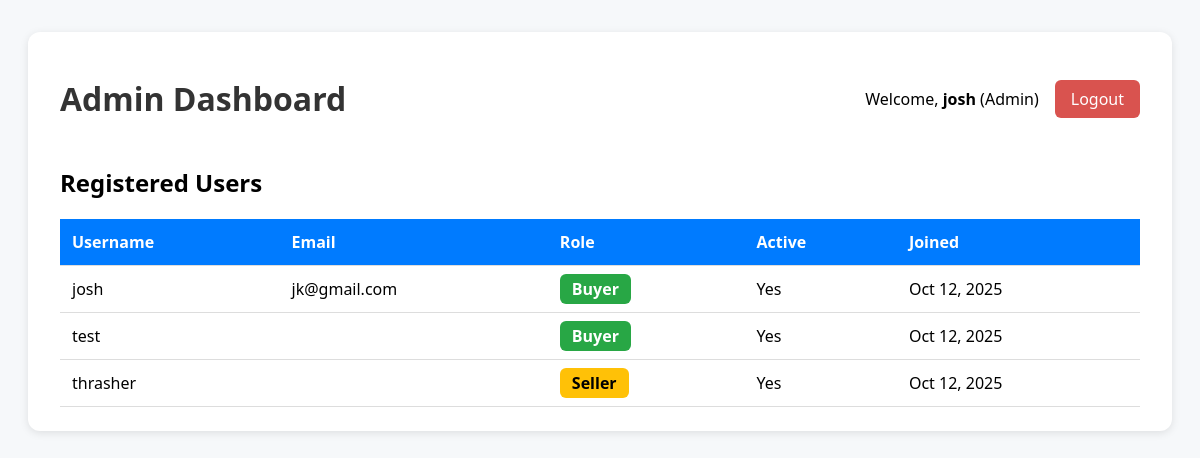
The page /admin-dashboard/ (signed in) on the database its author committed.
### main/models.py (models this page shows, shortened)
class CustomUser(AbstractUser):
    ROLE_CHOICES = (
        ('buyer', 'Buyer'),
        ('seller', 'Seller'),
    )
    role = models.CharField(max_length=10, choices=ROLE_CHOICES, default='buyer')

### main/views.py (the view)
# urls.py: path('admin-dashboard/', views.admin_dashboard, name='admin_dashboard'),
@user_passes_test(is_superuser)
def admin_dashboard(request):
    users = CustomUser.objects.all()
    return render(request, 'main/admin_dashboard.html', {'users': users})

### main/views.py (called while the page is built)
def is_superuser(user):
    return user.is_superuser

### main/templates/main/admin_dashboard.html (shortened to what this page needs)
{% load static %}
<!DOCTYPE html>
<html lang="en">
<head>
    <link rel="stylesheet" href="{% static 'main/css/admin_dashboard.css' %}">
</head>
<body>
    <div class="container">
        <header>
            <h1>Admin Dashboard</h1>
            <div class="user-info">
                <p>Welcome, <strong>{{ request.user.username }}</strong> (Admin)</p>
                <a href="{% url 'logout' %}" class="logout-btn">Logout</a>
            </div>
        </header>
        <section class="dashboard-content">
            <h2>Registered Users</h2>
            <table>
                <thead>
                    <tr>
                        <th>Username</th>
                        <th>Email</th>
                        <th>Role</th>
                        <th>Active</th>
                        <th>Joined</th>
                    </tr>
                </thead>
                <tbody>
                    {% for user in users %}
                        <tr>
                            <td>{{ user.username }}</td>
                            <td>{{ user.email }}</td>
                            <td>
                                {% if user.role == "seller" %}
                                    <span class="role seller">Seller</span>
                                {% elif user.role == "buyer" %}
                                    <span class="role buyer">Buyer</span>
                                {% else %}
                                    <span class="role admin">Admin</span>
                                {% endif %}
                            </td>
                            <td>{{ user.is_active|yesno:"Yes,No" }}</td>
                            <td>{{ user.date_joined|date:"M d, Y" }}</td>
                        </tr>
                    {% empty %}
                        <tr>
                            <td colspan="5">No users found.</td>
                        </tr>
                    {% endfor %}
                </tbody>
            </table>
        </section>
    </div>
</body>
</html>

### main/static/main/css/admin_dashboard.css (style rules this page uses)
body { font-family: 'Segoe UI', Tahoma, Geneva, Verdana, sans-serif; background: #f6f8fa; margin: 0; padding: 0; }
.container { width: 90%; margin: 2rem auto; background: #fff; border-radius: 12px; box-shadow: 0 2px 8px rgba(0,0,0,0.1); padding: 1.5rem 2rem; }
header { display: flex; justify-content: space-between; align-items: center; margin-bottom: 1.5rem; }
header h1 { color: #333; }
.user-info { display: flex; align-items: center; gap: 1rem; }
.logout-btn { background-color: #d9534f; color: white; padding: 0.5rem 1rem; text-decoration: none; border-radius: 6px; }
table { width: 100%; border-collapse: collapse; margin-top: 1rem; }
th, td { padding: 0.75rem; text-align: left; border-bottom: 1px solid #ddd; }
th { background-color: #007bff; color: white; }
.role { padding: 0.25rem 0.75rem; border-radius: 6px; color: white; font-weight: bold; }
.role.buyer { background-color: #28a745; }
.role.seller { background-color: #ffc107; color: black; }

### rows shown on the page
CustomUser: user.username "josh", username "josh", email "jk@gmail.com", role "Buyer", is_active "Yes", date_joined "Oct 12, 2025"
CustomUser: username "test", role "Buyer", is_active "Yes", date_joined "Oct 12, 2025"
CustomUser: username "thrasher", role "Seller", is_active "Yes", date_joined "Oct 12, 2025"
